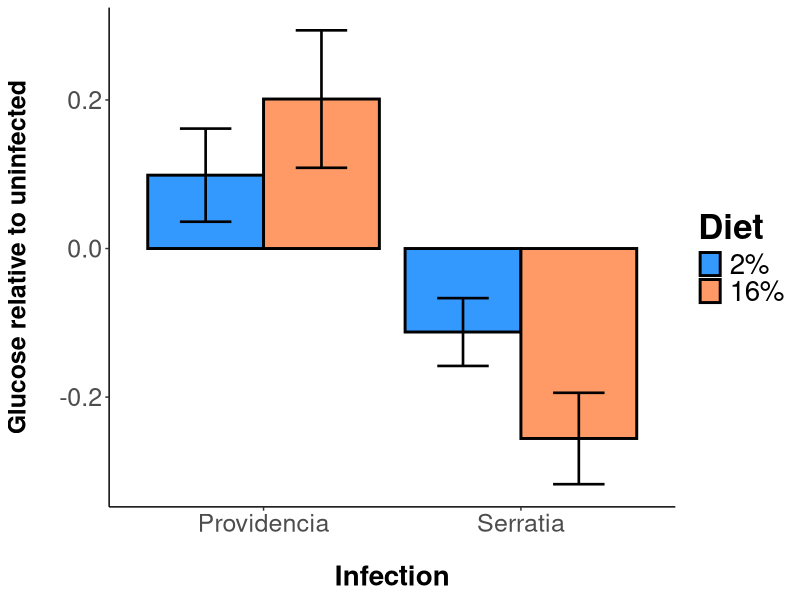
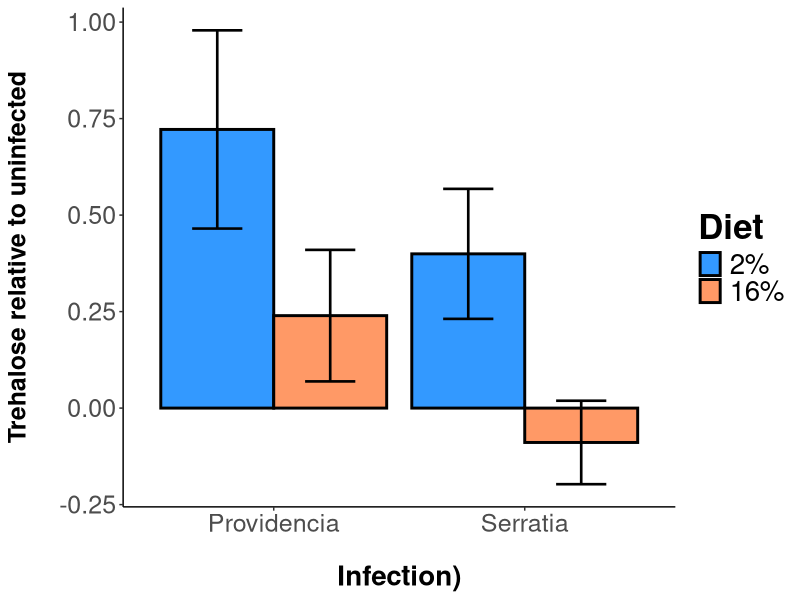
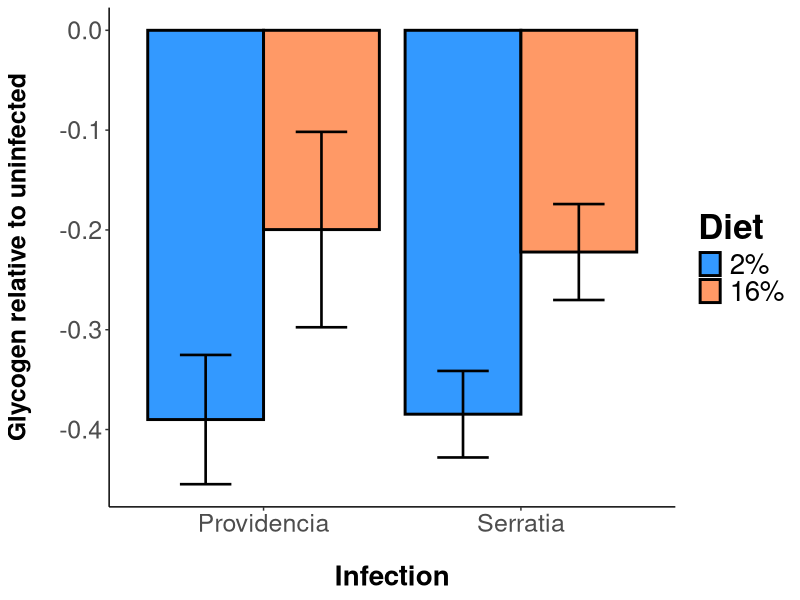

Write the R code that produced these figures, in order. (Note: this script raises an error after producing the figures.)
#relative metabolite levels to uninfected flies

setwd("C:/Users/amd439/Box/Darby_Drea/")

#load in libraries
library(ggplot2)
library(lattice)
library(Hmisc)
library(ggbeeswarm)
library(multcomp)
library(lme4)
library(ggplot2)
library(tidyverse)
library(dplyr)
library(emmeans)
library(lme4)


#load in csv file
df=read.csv("differences_by_block.csv", header= T)

#assign levels for diet
df$Diet <-as.factor(df$Diet)
df$Diet <- factor(df$Diet, levels = c("2%", "16%"))

#colors for plot; 2% = blue; 16% = orange
plot_color = c( "#3399FF", "#FF9966" )

#barplots


#relative glucose 
glucose_bar <- ggplot(data = df, aes(x=Infection, y= glucose_diff, fill = Diet ))+
  geom_bar(stat="summary", fun.y = "mean", position = "dodge",colour = "black", linewidth = 1) +
  geom_errorbar(stat = "summary", fun.data = "mean_se", position= position_dodge(.90), width = .4, size = .9)+
  #geom_point(aes(x = Diet, color = "black"), position = "jitter")+
  scale_fill_manual(values = plot_color)+
  scale_color_manual(values = "black")+
  labs(y = "Glucose relative to uninfected", x = "Infection") +
  theme_classic()

#relative trehalose 
trehalose_bar <- ggplot(data = df, aes(x=Infection, y= trehalose_diff, fill = Diet ))+
  geom_bar(stat="summary", fun.y = "mean", position = "dodge",colour = "black", size = 1) +
  geom_errorbar(stat = "summary", fun.data = "mean_se", position= position_dodge(.90), width = .4, size = .9)+
 # geom_point(aes(x = Diet, color = "black"), position = "jitter")+
  scale_fill_manual(values = plot_color)+
  scale_color_manual(values = "black")+
  labs(y = "Trehalose relative to uninfected",x = "Infection)") +
  theme_classic()


#relative glycogen 
glycogen_bar <- ggplot(data = df, aes(x= Infection, y= glycogen_diff, fill = Diet ))+
  geom_bar(stat="summary", fun.y = "mean", position = "dodge",colour = "black", size = 1) +
  geom_errorbar(stat = "summary", fun.data = "mean_se", position= position_dodge(.90), width = .4, size = .9)+
 # geom_point(aes(x = Diet, color = "black"), position = "jitter")+
  scale_fill_manual(values = plot_color)+
  labs(y = "Glycogen relative to uninfected", x = "Infection") +
  scale_color_manual(values = "black")+
  theme_classic()

#######relative change bar_plots....................................................................................

glucose_bar + theme( #changes font size and face of the title of plot
  #plot.title=element_text(hjust = 0.5,size=14,face="bold"),
  axis.title.x = element_text(size = 20, family= "sans", face = "bold", margin = margin(t = 20, r = 20, b = 00, l = 0)), 
  axis.title.y = element_text(size = 18, family = "sans", face = "bold",margin = margin(t = 0, r = 20, b = 0, l = 0)), 
  axis.text.x = element_text(size = 18, family = "sans"), 
  axis.text.y = element_text(size = 18, family = "sans"),
  legend.text = element_text(size=20),
  #changes tile of legend size and face
  legend.title = element_text(size=25, face = 2))

trehalose_bar + theme( #changes font size and face of the title of plot
  #plot.title=element_text(hjust = 0.5,size=14,face="bold"),
  axis.title.x = element_text(size = 20, family= "sans", face = "bold", margin = margin(t = 20, r = 20, b = 00, l = 0)), 
  axis.title.y = element_text(size = 18, family = "sans", face = "bold",margin = margin(t = 0, r = 20, b = 0, l = 0)), 
  axis.text.x = element_text(size = 18, family = "sans"), 
  axis.text.y = element_text(size = 18, family = "sans"),
  legend.text = element_text(size=20),
  #changes tile of legend size and face
  legend.title = element_text(size=25, face = 2))

glycogen_bar + theme( #changes font size and face of the title of plot
  #plot.title=element_text(hjust = 0.5,size=14,face="bold"),
  axis.title.x = element_text(size = 20, family= "sans", face = "bold", margin = margin(t = 20, r = 20, b = 00, l = 0)), 
  axis.title.y = element_text(size = 18, family = "sans", face = "bold",margin = margin(t = 0, r = 20, b = 0, l = 0)), 
  axis.text.x = element_text(size = 18, family = "sans"), 
  axis.text.y = element_text(size = 18, family = "sans"),
  legend.text = element_text(size=20),
  #changes tile of legend size and face
  legend.title = element_text(size=25, face = 2))

#######Stats########

## linear mixed effects model lmer(nutrient~ Diet * Infection + Diet + (1|Block), data = df)

##glucose   #############################   

glu_lmer1<- lmer(glucose_diff ~ Diet * Infection + Diet + (1|Block), data = df)

#pairwise comparisons across all treatments
glumer_emm<-emmeans(glu_lmer1, pairwise ~ Diet: Infection)
glumer_emm

#pairwise comparison between diet within infection
glumer_emm1<-emmeans(glu_lmer1, pairwise ~ Diet|Infection)
glumer_emm1

#pairwise comparisons between infection within diet
glumer_emm2 <- emmeans(glu_lmer1, pairwise ~ Infection|Diet)
glumer_emm2

#######trehalose  

tre.lmer  <- lmer(trehalose_diff~  Diet * Infection + Diet + (1|Block), data = df)

#gives contrasts for each condition
tre_emm1<- emmeans(tre.lmer, pairwise ~ Infection : Diet)
tre_emm1

#pairwise contrast of infection within diet
tre_emm2<- emmeans(tre.lmer, pairwise ~ Infection | Diet)
tre_emm2

#pairwise contrast of diet within infection
tre_emm3 <- emmeans(tre.lmer, pairwise ~ Diet | Infection)
tre_emm3


###########glycogen 

gly.lmer  <- lmer(glycogen.standard~ Diet * Infection + Diet + (1|Block)  , data = df)

#gives contrasts for each condition
gly_emm1<- emmeans(gly.lm, pairwise ~ Infection : Diet)

gly_emm1

#pairwise contrast of infection within diet
gly_emm2<- emmeans(gly.lm, pairwise ~ Infection | Diet)

gly_emm2

#pairwise contrast of diet within infection
gly_emm3 <- emmeans(gly.lm, pairwise ~ Diet | Infection)

gly_emm3
